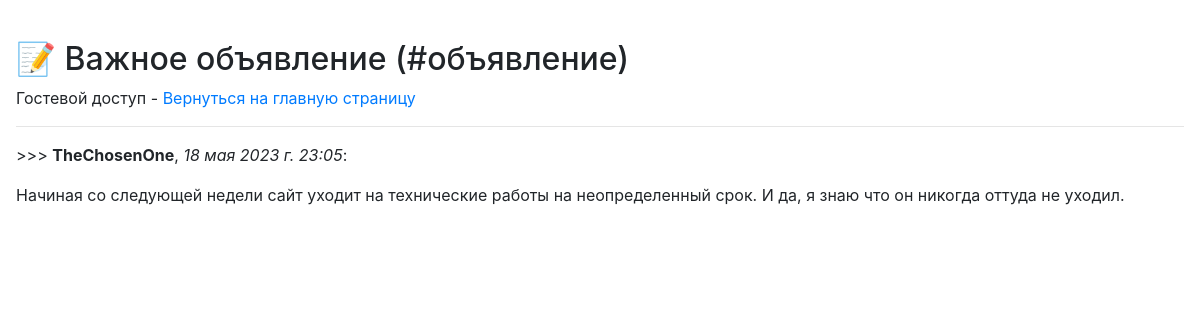
The page /35 on the database its author committed.
### blog/models.py (models this page shows, shortened)
class news (models.Model):
    objects = None
    title = models.CharField(max_length=255, verbose_name = "Заголовок")
    author = models.ForeignKey(User, null=True, verbose_name = "Автор", on_delete=models.CASCADE)
    tag = models.CharField(max_length=255, verbose_name = "Тэг")
    text = models.TextField(blank=True, verbose_name = "Текст")
    time_create = models.DateTimeField(auto_now_add=True, verbose_name = "Время")
    is_published = models.BooleanField(default=True, verbose_name = "Опубликовано")

### blog/views.py (the view)
# urls.py: path('<int:pk>', views.news_info, name='news_info'),
def news_info(request,pk):
    news_search = news.objects.filter(pk = pk)
    context = { 'ad' : news_search }
    return render(request,"news.html", context = context)

### blog/templates/news.html (shortened to what this page needs)
﻿<!DOCTYPE html>
<html>
<head>
    <link rel="stylesheet" href="https://stackpath.bootstrapcdn.com/bootstrap/4.1.3/css/bootstrap.min.css">
</head>
<body class="m-3">
    {% for ad in ad %}
    <h2>📝 {{ad.title}} (#{{ad.tag}})</h2>
    {% if request.user.is_authenticated %}
		<p>Ваш логин: {{ request.user }} -
        <a href="{% url 'home' %}">Вернуться на главную страницу</a></p>
	{% else %}
        <p>Гостевой доступ -
        <a href="{% url 'home' %}">Вернуться на главную страницу</a></p>
	{% endif %} <hr>
        <p>>>> <b>{{ad.author}}</b>, <i>{{ad.time_create}}</i>:</p> {{ad.text|linebreaksbr}}
    {% endfor %}
</body>
</html>

### rows shown on the page
news: title "Важное объявление", tag "объявление", author "TheChosenOne", time_create "18 мая 2023 г. 23:05", text "Начиная со следующей недели сайт уходит на технические работы на неопределенный срок. И да, я знаю что он никогда оттуда не уходил."
